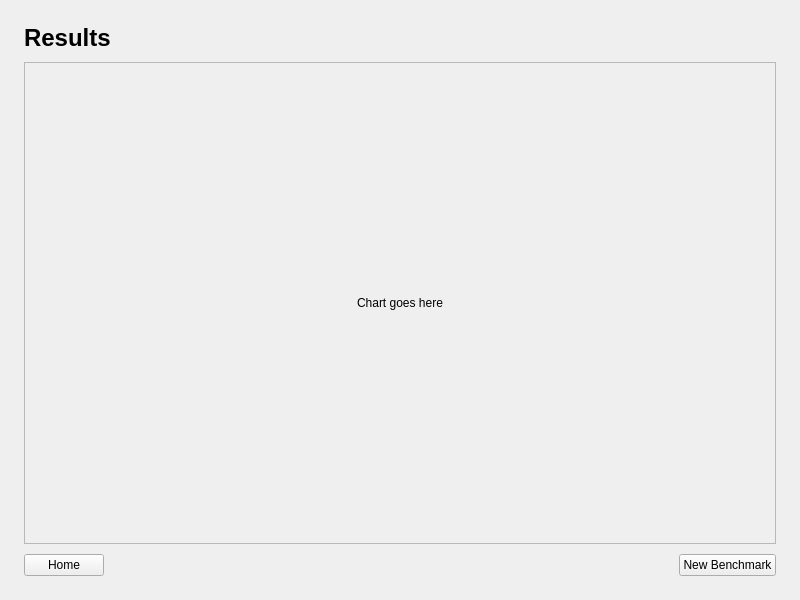
<?xml version="1.0" encoding="UTF-8"?>
<ui version="4.0">
 <class>ResultsPage</class>
 <widget class="QWidget" name="ResultsPage">
  <property name="geometry">
   <rect>
    <x>0</x>
    <y>0</y>
    <width>800</width>
    <height>600</height>
   </rect>
  </property>
  <property name="windowTitle">
   <string>ResultsPage</string>
  </property>
  <layout class="QVBoxLayout" name="mainLayout" stretch="0,1,0">
   <property name="spacing">
    <number>10</number>
   </property>
   <property name="leftMargin">
    <number>24</number>
   </property>
   <property name="topMargin">
    <number>24</number>
   </property>
   <property name="rightMargin">
    <number>24</number>
   </property>
   <property name="bottomMargin">
    <number>24</number>
   </property>
   <item>
    <widget class="QLabel" name="titleLabel">
     <property name="text">
      <string>Results</string>
     </property>
     <property name="font">
      <font>
       <pointsize>18</pointsize>
       <bold>true</bold>
      </font>
     </property>
    </widget>
   </item>
   <item>
    <widget class="QFrame" name="chartFrame">
     <property name="frameShape">
      <enum>QFrame::StyledPanel</enum>
     </property>
     <property name="minimumSize">
      <size>
       <width>0</width>
       <height>300</height>
      </size>
     </property>
     <layout class="QVBoxLayout" name="chartLayout">
      <item>
       <widget class="QLabel" name="chartPlaceholderLabel">
        <property name="text">
         <string>Chart goes here</string>
        </property>
        <property name="alignment">
         <set>Qt::AlignCenter</set>
        </property>
       </widget>
      </item>
     </layout>
    </widget>
   </item>
   <item>
    <layout class="QHBoxLayout" name="navLayout">
     <item>
      <widget class="QPushButton" name="homeButton">
       <property name="text">
        <string>Home</string>
       </property>
      </widget>
     </item>
     <item>
      <spacer name="horizontalSpacer">
       <property name="orientation">
        <enum>Qt::Horizontal</enum>
       </property>
       <property name="sizeHint">
        <size>
         <width>40</width>
         <height>20</height>
        </size>
       </property>
      </spacer>
     </item>
     <item>
      <widget class="QPushButton" name="newBenchmarkButton">
       <property name="text">
        <string>New Benchmark</string>
       </property>
      </widget>
     </item>
    </layout>
   </item>
  </layout>
 </widget>
 <resources />
 <connections />
</ui>
